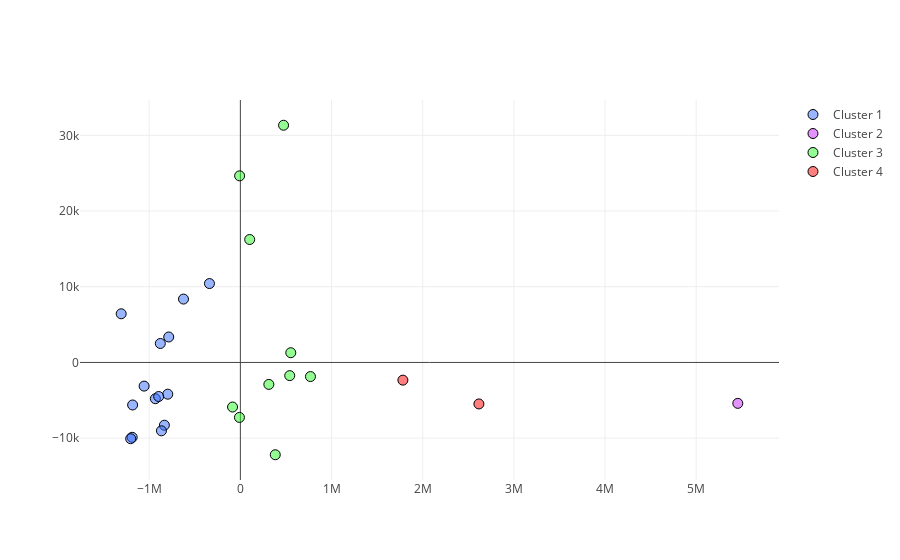

The code cell stored with this chart in its notebook:
### Code cell
data = [trace0, trace1, trace2, trace3]
layout = go.Layout(title='NBA Team Clusters by Income & Performance')
iplot(data)

### Figure 1 — Plotly figure (JSON) as saved in the notebook; plotly's stock layout.template omitted (floating-point values rounded to 4 significant figures)
{"data": [{"marker": {"color": "rgba(51, 107, 255, 0.5)", "line": {"color": "rgb(0,0,0)", "width": 1}, "size": 10}, "mode": "markers", "name": "Cluster 1", "type": "scatter", "x": [-796400.0, -833500.0, -623800.0, -932500.0, -1187000.0, -1056000.0, -339100.0, -1203000.0, -1182000.0, -865900.0, -785800.0, -878100.0, -1307000.0, -896100.0], "y": [-4191.0, -8291.0, 8370.0, -4790.0, -9886.0, -3125.0, 10420.0, -10070.0, -5618.0, -9030.0, 3364.0, 2503.0, 6426.0, -4501.0]}, {"marker": {"color": "rgba(197, 39, 252, 0.5)", "line": {"color": "rgb(0,0,0)", "width": 1}, "size": 10}, "mode": "markers", "name": "Cluster 2", "type": "scatter", "x": [5456000.0], "y": [-5404.0]}, {"marker": {"color": "rgba(39, 252, 39, 0.5)", "line": {"color": "rgb(0,0,0)", "width": 1}, "size": 10}, "mode": "markers", "name": "Cluster 3", "type": "scatter", "x": [312400.0, 102200.0, 768900.0, -10230.0, 541500.0, 382800.0, 552900.0, -85660.0, -8188.0, 473800.0], "y": [-2901.0, 16240.0, -1866.0, -7261.0, -1740.0, -12190.0, 1282.0, -5887.0, 24640.0, 31330.0]}, {"marker": {"color": "rgba(255, 0, 0, 0.5)", "line": {"color": "rgb(0,0,0)", "width": 1}, "size": 10}, "mode": "markers", "name": "Cluster 4", "type": "scatter", "x": [1783000.0, 2617000.0], "y": [-2339.0, -5481.0]}], "layout": {}}
